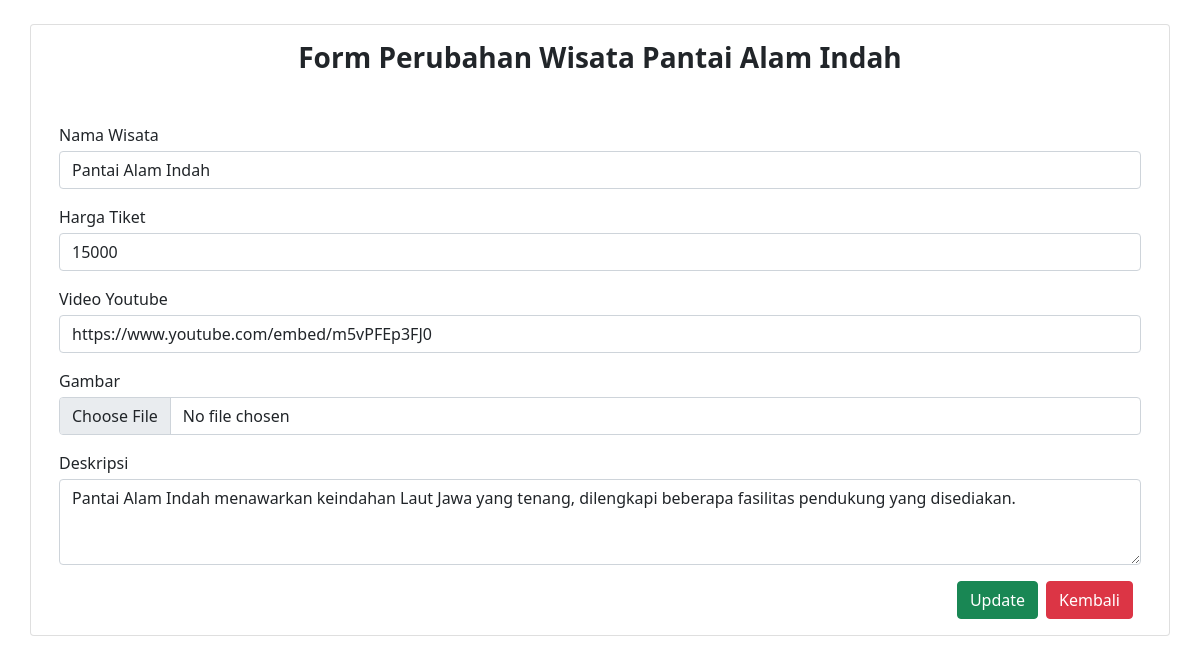
The page /editwisata.php?id=24 on the database its author committed.
### tables this page shows
CREATE TABLE `wisata` (
  `wisata_id` int(11) NOT NULL,
  `nama_wisata` varchar(255) DEFAULT NULL,
  `deskripsi` text DEFAULT NULL,
  `harga` int(6) DEFAULT NULL,
  `visitors` int(10) NOT NULL DEFAULT 0,
  `gambar` varchar(255) DEFAULT NULL,
  `youtube` varchar(255) DEFAULT NULL
);

### models/Wisata.php (called while the page is built, shortened)
<?php
require_once __DIR__.'/../connection.php';
class Wisata {
    protected $table = 'wisata';
    public function detail($id) {
        global $conn;
        $query = "SELECT * FROM $this->table WHERE wisata_id = $id";
        return $conn->query($query)->fetch_assoc();
    }
}

### editwisata.php (the view, shortened to what this page needs)
<?php
    require __DIR__.'/connection.php';
    include_once __DIR__.'/models/Wisata.php';
    $wisata = new Wisata;
    $value = $wisata->detail($_GET['id']);
?>
<!DOCTYPE html>
<html>
<head>
    <link rel="stylesheet" type="text/css" href="assets/css/bootstrap.min.css">
</head>
<body>
    <div class="container py-4">
        <div class="row">
            <div class="card">
                <div class="card-body">
                    <form action="" method="POST" enctype="multipart/form-data">
                        <div class="text-center mb-5"><h3><b>Form Perubahan Wisata <?= $value['nama_wisata'] ?></b></h3></div>
                        <label class="mb-1">Nama Wisata</label>
                        <input type="text" class="form-control mb-3" name="nama" required value="<?= $value['nama_wisata'] ?>">
                        <label class="mb-1">Harga Tiket</label>
                        <input type="number" class="form-control mb-3" name="harga" required value="<?= $value['harga'] ?>">
                        <label class="mb-1">Video Youtube</label>
                        <input type="text" class="form-control mb-3" name="youtube" value="<?= $value['youtube'] ?>">
                        <label class="mb-1">Gambar</label>
                        <input type="file" class="form-control mb-3" name="gambar" required>
                        <label class="mb-1">Deskripsi</label>
                        <textarea class="form-control mb-3" name="deskripsi" rows="3"><?= $value['deskripsi'] ?></textarea>
                        <div class="d-flex flex-row-reverse">
                            <a href="admin.php" class="btn btn-danger mx-2">Kembali</a>
                            <button type="submit" class="btn btn-success" name="update">Update</button>
                        </div>
                    </form>
                </div>
            </div>
        </div>
    </div>
</body>
</html>

### rows shown on the page
wisata: nama_wisata "Pantai Alam Indah", nama "Pantai Alam Indah", harga "15000", youtube "https://www.youtube.com/embed/m5vPFEp3FJ0", deskripsi "Pantai Alam Indah menawarkan keindahan Laut Jawa yang tenang, dilengkapi beberapa fasilitas pendukung yang disediakan."
